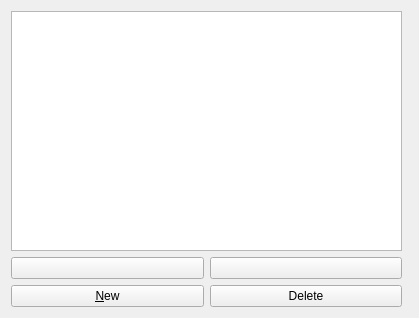
<ui version="4.0" >
 <class>StyleManager</class>
 <widget class="QWidget" name="StyleManager" >
  <property name="geometry" >
   <rect>
    <x>0</x>
    <y>0</y>
    <width>419</width>
    <height>318</height>
   </rect>
  </property>
  <property name="sizePolicy" >
   <sizepolicy vsizetype="Preferred" hsizetype="Preferred" >
    <horstretch>1</horstretch>
    <verstretch>0</verstretch>
   </sizepolicy>
  </property>
  <layout class="QGridLayout" >
   <item row="0" column="0" colspan="2" >
    <widget class="QListWidget" name="styles" >
     <property name="sizePolicy" >
      <sizepolicy vsizetype="Expanding" hsizetype="Expanding" >
       <horstretch>1</horstretch>
       <verstretch>0</verstretch>
      </sizepolicy>
     </property>
    </widget>
   </item>
   <item rowspan="3" row="0" column="2" >
    <widget class="QStackedWidget" name="stackedWidget" >
     <property name="sizePolicy" >
      <sizepolicy vsizetype="Preferred" hsizetype="Expanding" >
       <horstretch>0</horstretch>
       <verstretch>0</verstretch>
      </sizepolicy>
     </property>
     <property name="currentIndex" >
      <number>1</number>
     </property>
     <widget class="ParagraphGeneral" name="paragraphStylePage" />
     <widget class="CharacterGeneral" name="characterStylePage" />
     <widget class="NewStyleWidget" name="createPage" />
    </widget>
   </item>
   <item row="1" column="0" >
    <widget class="QPushButton" name="up" >
     <property name="text" >
      <string/>
     </property>
    </widget>
   </item>
   <item row="1" column="1" >
    <widget class="QPushButton" name="down" >
     <property name="text" >
      <string/>
     </property>
    </widget>
   </item>
   <item row="2" column="0" >
    <widget class="QPushButton" name="bNew" >
     <property name="text" >
      <string>&amp;New</string>
     </property>
    </widget>
   </item>
   <item row="2" column="1" >
    <widget class="QPushButton" name="bDelete" >
     <property name="text" >
      <string>Delete</string>
     </property>
    </widget>
   </item>
  </layout>
 </widget>
 <customwidgets>
  <customwidget>
   <class>ParagraphGeneral</class>
   <extends>QWidget</extends>
   <header>dialogs/ParagraphGeneral.h</header>
   <container>1</container>
  </customwidget>
  <customwidget>
   <class>NewStyleWidget</class>
   <extends>QWidget</extends>
   <header>dialogs/NewStyleWidget.h</header>
   <container>1</container>
  </customwidget>
  <customwidget>
   <class>CharacterGeneral</class>
   <extends>QWidget</extends>
   <header>dialogs/CharacterGeneral.h</header>
   <container>1</container>
  </customwidget>
 </customwidgets>
 <resources/>
 <connections/>
</ui>
